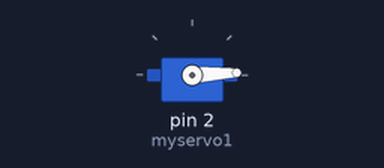
The sketch below on a simulated Arduino Uno, built with avr-gcc and run on an emulated ATmega328P. On the bench: servo.

Above: at 0.05 s.
At 0.9 s:
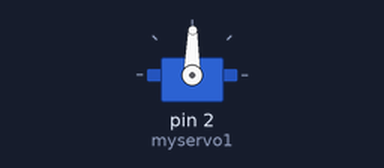
At 1.75 s:
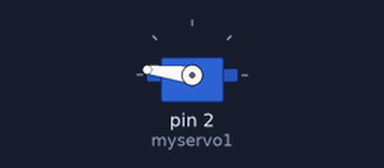
At 3.45 s:
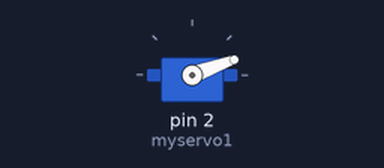
Timing chart, 0 to 8.4 s (numbered marks = the images above):
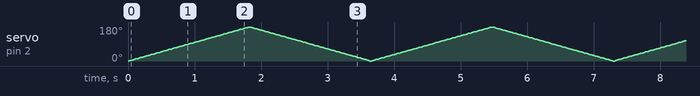

The sketch:

servo.ino
```cpp
#include <Servo.h>

Servo myservo1;
// create servo object to control a servo
// twelve servo objects can be created on most boards

int pos = 0;    // variable to store the servo position

void setup() {
  myservo1.attach(2);
}

void loop() {
  for (pos = 0; pos <= 180; pos += 1) { // goes from 0 degrees to 180 degrees
    // in steps of 1 degree
    myservo1.write(pos);
    delay(10);
  }
  for (pos = 180; pos >= 0; pos -= 1) { // goes from 180 degrees to 0 degrees
    myservo1.write(pos);
  delay(10);
  }
}
```
